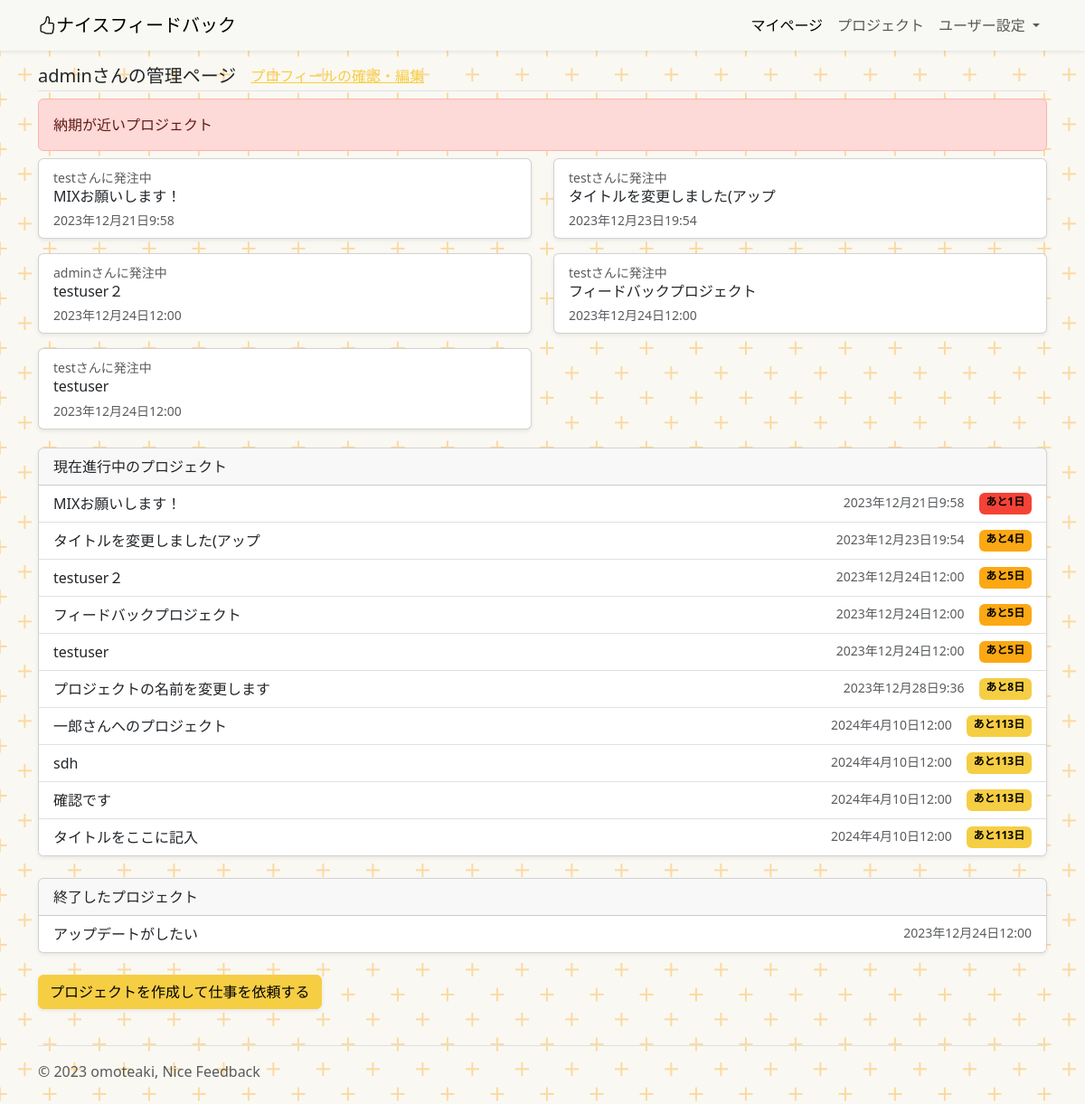
/ (signed in), run on the app's committed database.
### account/models.py (models this page shows)
class CustomUser(AbstractUser):
    pass

### project/models.py (models this page shows)
class Project(models.Model):
    title = models.CharField(
        verbose_name="プロジェクトのタイトル",
        max_length=30,
    )
    about = models.TextField(
        verbose_name="このプロジェクトについて"
    )
    purpose = models.TextField(
        verbose_name="このプロジェクトで実現したいこと",
        null=True
    )
    deadline_datetime = models.DateTimeField(
        verbose_name="締め切り日時",
    )
    reference_image1 = models.ImageField(
        verbose_name="参考画像1",
        upload_to="references",
        blank=True,
        null=True,
    )
    reference_image2 = models.ImageField(
        verbose_name="参考画像2",
        upload_to="references",
        blank=True,
        null=True,
    )
    reference_image3 = models.ImageField(
        verbose_name="参考画像3",
        upload_to="references",
        blank=True,
        null=True,
    )
    reference_movie1 = models.FileField(
        verbose_name="参考動画1",
        upload_to="references",
        blank=True,
        null=True,
    )
    reference_movie2 = models.FileField(
        verbose_name="参考動画2",
        upload_to="references",
        blank=True,
        null=True,
    )
    reference_movie3 = models.FileField(
        verbose_name="参考動画3",
        upload_to="references",
        blank=True,
        null=True,
    )
    reference_music1 = models.FileField(
        verbose_name="参考音源1",
        upload_to="references",
        blank=True,
        null=True,
    )
    reference_music2 = models.FileField(
        verbose_name="参考音源2",
        upload_to="references",
        blank=True,
        null=True,
    )
    reference_music3 = models.FileField(
        verbose_name="参考音源3",
        upload_to="references",
        blank=True,
        null=True,
    )
    reference_url1 = models.URLField(
        verbose_name="参考URL1",
        blank=True,
        null=True,
    )
    reference_url2 = models.URLField(
        verbose_name="参考URL2",
        blank=True,
        null=True,
    )
    reference_url3 = models.URLField(
        verbose_name="参考URL3",
        blank=True,
        null=True,
    )
    created_at = models.DateTimeField(
        verbose_name="プロジェクトを登録した日時",
        auto_now_add=True,
    )
    updated_at = models.DateTimeField(
        verbose_name="プロジェクトの詳細を更新した時間",
        auto_now=True,
    )
    orderer_user = models.ForeignKey(
        CustomUser,
        verbose_name="発注者",
        on_delete=models.PROTECT,
        related_name="orderer_user",
    )
    contractor_user = models.ForeignKey(
        CustomUser,
        verbose_name="受注者",
        on_delete=models.PROTECT,
        related_name="contractor_user",
    )
    orderer_users = models.ManyToManyField(
        CustomUser,
        verbose_name="発注者のサポーター",
        blank=True,
        related_name="orderer_users",
    )
    contractor_users = models.ManyToManyField(
        CustomUser,
        verbose_name="受注者のサポーター",
        blank=True,
        related_name="contractor_users",
    )
    created_user = models.ForeignKey(
        CustomUser,
        verbose_name="プロジェクトの作成者",
        on_delete=models.PROTECT,
        related_name="created_user"
    )
    is_done = models.BooleanField(
        default=False,
        help_text="プロジェクトが完了したらTrue"
    )
    is_accepted = models.BooleanField(
        default=False,
        help_text="プロジェクトを確認してもらえたらTrue"
    )
    feedback_rule = models.ForeignKey(
        UserDetail,
        verbose_name="受注した人が設定したフィードバックルール",
        on_delete=models.CASCADE,
        blank=True,
        null=True,
    )
    def __str__(self):
        return self.title

### project/views.py (the view)
# urls.py: path('', views.IndexView.as_view(), name="index"),
class IndexView(ListView):
    template_name = "index.html"
    def get_queryset(self):
        if  self.request.user.is_authenticated:
            request_user_projects = Project.objects.filter( Q(created_user=self.request.user)|Q(orderer_user=self.request.user)|Q(contractor_user=self.request.user)).exclude(is_done=True).filter(is_accepted=True).annotate(delta=F("deadline_datetime") - make_aware(datetime.now())).order_by("deadline_datetime")
            return request_user_projects
        else:
            pass
    def get_context_data(self, **kwargs):
        if  self.request.user.is_authenticated:
            context = super().get_context_data(**kwargs)
            context["details"] = UserDetail.objects.filter(user=self.request.user)
            print(context["details"])
            context["closed_project"] = Project.objects.filter( Q(created_user=self.request.user)|Q(orderer_user=self.request.user)|Q(contractor_user=self.request.user)).filter(is_done=True)
            context["ordered_project_list"] = Project.objects.filter(contractor_user=self.request.user).filter(is_accepted=False)
            for object in context["object_list"]:
                print(type(object.delta))
                txt = str(object.delta)
                pos = txt.find(' day')
                txt[:pos]
                object.int_delta = int(txt[:pos])
                print(type(object.int_delta), end=",")
            for object in context["object_list"]:
                print(object.id)
            context["near_deadline_objects"] = context["object_list"].filter(delta__lte=timedelta(weeks=1))
            for object in context["near_deadline_objects"]:
                print(object)
            return context
        else:
            pass

### account/models.py (called while the page is built)
    def __str__(self):
        detail_label_name = str(self.user) + str(self.label_select)
        return detail_label_name

### project/templates/index.html (shortened to what this page needs)
{% extends "base.html" %}
{% block contents %}
  {% if user.is_authenticated %}
    {% include "myproject.html" %}
  {% else %}
    {% include "introduction.html" %}
  {% endif %}
{% endblock %}

### project/templates/myproject.html (shortened to what this page needs)
<div class="container">
  <div class="d-flex border-bottom mb-2">
    <h5 class="mb-1">
      {{request.user}}さんの管理ページ
    </h5>
    <a href="{% url "account:mypage" request.user.pk %}" class="ms-3">プロフィールの確認・編集</a>
  </div>
  {% if near_deadline_objects %}
  <div class="mb-1">
    <div class="alert alert-danger mb-2" role="alert">
      納期が近いプロジェクト
    </div>
    <div class="row">
    {% for n_o in near_deadline_objects %}
      <div class="col-sm-6 mb-3 mb-sm-3">
        <a href="{% url "project:project_detail" n_o.pk %}" class="card h-100 text-decoration-none">
          <div  class="card-body py-2 ">
            {% if n_o.orderer_user == request.user %}
            <small class="text-body-secondary">{{n_o.contractor_user}}さんに発注中</small>
            {% else %}
            <small class="text-body-secondary">{{n_o.orderer_user}}さんから受注中</small>
            {% endif %}
            <h6 class="card-title mb-1">{{n_o.title}}</h6>
            <small class="text-body-secondary">{{n_o.deadline_datetime}}</small>
          </div>
        </a>
      </div>
    {% endfor %}
    </div>
  </div>
  {% endif %}
  {% if object_list %}
  <div class="card mb-4">
    <div class="card-header">現在進行中のプロジェクト</div>
    <div class="list-group list-group-flush">
      {% for record in object_list %}
      <a href="{% url "project:project_detail" record.pk %}" class="list-group-item list-group-item-action d-flex">
        <div>
          {{record}}
        </div>
        <small class="ms-auto text-body-secondary">{{record.deadline_datetime}}</small>
        <span class="ms-3 badge {% if record.int_delta < 4 %}text-bg-danger {% elif record.int_delta < 8 %} text-bg-warning {% else %} text-bg-primary {% endif %}">あと{{record.int_delta}}日</span></a>
      {% endfor %}
    </div>
  </div>
  {% else %}
  <p>現在進行中のプロジェクトはありません。</p>
  {% endif %}
  {% if closed_project %}
  <div class="card mb-4">
    <div class="card-header">終了したプロジェクト</div>
    <div class="list-group list-group-flush">
      {% for record in closed_project %}
      <a href="{% url "project:project_detail" record.pk %}" class="list-group-item list-group-item-action d-flex">
        <div>
          {{record}}
        </div>
        <small class="ms-auto text-body-secondary">{{record.deadline_datetime}}</small>
        </a>
      {% endfor %}
    </div>
  </div>
  {% endif %}
  <div class="row">
    <div class="col-sm">
      <a class="btn btn-primary shadow-sm mb-3" href="{% url "project:create_project" %}" role="button">プロジェクトを作成して仕事を依頼する</a>
    </div>
  </div>

### static/css/style.css (style rules this page uses)
body { position: relative; }

### data on the page
CustomUser: user "admin"
Project: contractor_user "test", title "MIXお願いします！", deadline_datetime "2023年12月21日9:58", int_delta "1"
Project: contractor_user "test", title "タイトルを変更しました(アップ", deadline_datetime "2023年12月23日19:54", int_delta "4"
Project: contractor_user "admin", title "testuser２", deadline_datetime "2023年12月24日12:00", int_delta "5"
Project: contractor_user "test", title "フィードバックプロジェクト", deadline_datetime "2023年12月24日12:00", int_delta "5"
Project: contractor_user "test", title "testuser", deadline_datetime "2023年12月24日12:00", int_delta "5"
Project: title "プロジェクトの名前を変更します", deadline_datetime "2023年12月28日9:36", int_delta "8"
Project: title "一郎さんへのプロジェクト", deadline_datetime "2024年4月10日12:00", int_delta "113"
Project: title "sdh", deadline_datetime "2024年4月10日12:00", int_delta "113"
Project: title "確認です", deadline_datetime "2024年4月10日12:00", int_delta "113"
Project: title "タイトルをここに記入", deadline_datetime "2024年4月10日12:00", int_delta "113"
Project: title "アップデートがしたい", deadline_datetime "2023年12月24日12:00"
